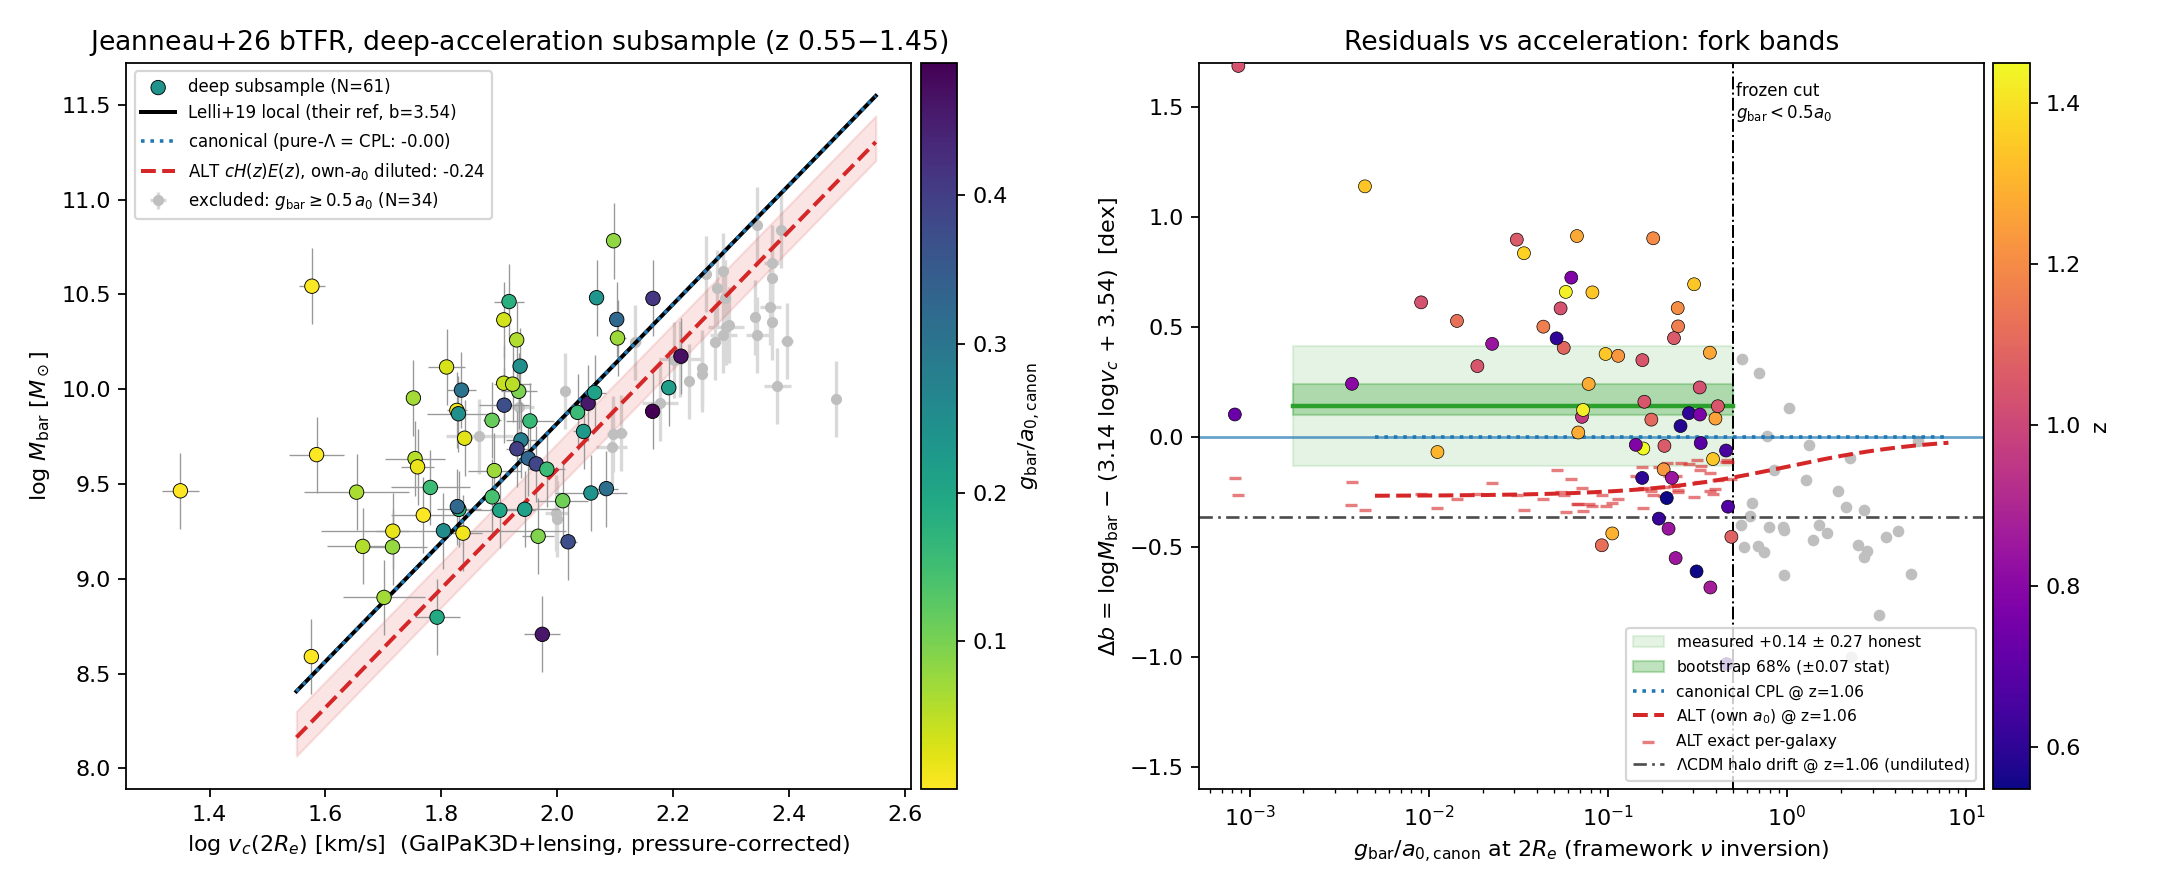

This figure's Python source:
#!/usr/bin/env python3
"""
deep_refit.py -- LANE R deliverable: the Jeanneau+26 (MUSE-DARK II, A&A 709 A120,
arXiv:2603.28856) LOW-ACCELERATION bTFR refit, consolidated.

Inputs (all real, all in this directory):
  jeanneau26_catalog_cds.csv : verbatim CDS/VizieR J/A+A/709/A120/catalog (their Table E1,
                               CC-BY-4.0), 95 rows = exactly their fiducial bTFR fit sample
                               (their Tab.4: slope a=3.14 Lelli+19, b_ref=3.54, b=3.54+-0.06).
  FROZEN_CUTS.md             : selection + estimator + error model, frozen 2026-07-16 19:34
                               BEFORE any per-galaxy number was read. Followed mechanically.
  apply_frozen_cut.py        : the first (frozen) application; this script re-derives every
                               number independently of that file's in-memory state and adds
                               (3) the LCDM halo-drift degeneracy computation and (5) the figure.

Outputs: printed report (exit 0), deep_refit.png, deep_refit_degeneracy.csv.

Sections (per the lane spec):
  (1) subsample bTFR zero-point offset per the frozen estimator + bootstrap stat + honest band
  (2) fork predictions FOR THIS SUBSAMPLE -- exact per-galaxy, framework's own nu,
      EACH FOOTING'S OWN a0 in the dilution (parent VERIFY caught a cross-footing dilution
      bug in a context table; the exact computation here never mixes a0's)
  (3) the LCDM halo-scaling drift for the same subsample -- does the deep cut break the
      parent's ALT-LCDM degeneracy? COMPUTED, not assumed.
  (4) verdict per the frozen mechanical rules + honesty rails
  (5) figure: subsample points + fork bands
"""
import csv
import numpy as np
import matplotlib
matplotlib.use("Agg")
import matplotlib.pyplot as plt

DIR = "/Users/carlzimmerman/new_physics/prep_2026/jeanneau_refit"

# ---------------- frozen constants (FROZEN_CUTS.md section 7) ----------------
A0_CANON = 9.36e-11           # m/s^2  (canonical: cH_Lambda/Z, rho_DE branch)
A0_ALT = 1.13e-10             # m/s^2  (ALT: rho_total/cH0 branch)
CUT_GBAR = 0.5 * A0_CANON     # 4.68e-11
SLOPE, BREF = 3.14, 3.54      # Lelli+19 line exactly as Jeanneau+26 adopt it (their Tab.4)
SYS_GAS, SYS_REF, SYS_CONV = 0.20, 0.16, 0.06
NBOOT = 10000
KPC = 3.0857e19               # m
ALPHA_SIZE = 0.75             # van der Wel+14 (size-term check only)
Om_P, OL_P = 0.315, 0.685     # banked fork cosmology
W0, WA = -0.752, -0.86        # DESI DR2 CPL (canonical-CPL variant)
Om_J, OL_J, H0_J = 0.30, 0.70, 70.0   # the PAPER's cosmology, arcsec->kpc only

# ---------------- parent machinery, banked anchors re-asserted ----------------
def f_DE(z, w0=W0, wa=WA):
    z = np.asarray(z, float)
    return (1 + z) ** (3 * (1 + w0 + wa)) * np.exp(-3 * wa * z / (1 + z))

def E_z(z, w0=W0, wa=WA):
    return np.sqrt(Om_P * (1 + np.asarray(z, float)) ** 3 + OL_P * f_DE(z, w0, wa))

assert abs(float(np.sqrt(f_DE(3.0))) - 0.737) < 0.005
assert abs(0.25 * np.log10(np.sqrt(f_DE(3.0))) - (-0.033)) < 0.001, "canonical dlogV(3)"
assert abs(0.25 * np.log10(E_z(3.0)) - 0.164) < 0.003, "ALT dlogV(3)"
assert np.allclose(np.sqrt(f_DE(np.array([1., 2., 3.]), w0=-1.0, wa=0.0)), 1.0), "pure-Lambda flat"

def Delta_c(z):
    z = np.asarray(z, float)
    Ez2 = Om_P * (1 + z) ** 3 + OL_P
    x = Om_P * (1 + z) ** 3 / Ez2 - 1
    return 18 * np.pi ** 2 + 82 * x - 39 * x ** 2

def dlogM_lcdm_halo(z):
    """Standard LCDM halo-scaling bTFR drift (Jeanneau Eq.9 first term; Dutton+11/MMW).
    A mass-assembly effect: it does NOT pass through nu and is NOT a0-diluted."""
    Ez = np.sqrt(Om_P * (1 + np.asarray(z, float)) ** 3 + OL_P)
    return -np.log10(Ez * np.sqrt(Delta_c(z) / Delta_c(0.0)))

assert abs(float(dlogM_lcdm_halo(1.0)) - (-0.34)) < 0.03, "Jeanneau Eq.9 -0.34 at z=1"
print("[OK] banked anchors: canonical dlogV(3)=-0.033, ALT +0.164, LCDM halo(z=1)=-0.35")

def g_bar_of(g_obs, a0):
    """Invert the framework's OWN interpolation g_obs = sqrt(g_bar^2 + g_bar*a0)."""
    return 0.5 * (-a0 + np.sqrt(a0 ** 2 + 4.0 * np.asarray(g_obs, float) ** 2))

def D_A_kpc_per_arcsec(z, Om=Om_J, OL=OL_J, H0=H0_J):
    c = 299792.458
    zz = np.linspace(0.0, z, 4096)
    Dc = c / H0 * np.trapz(1.0 / np.sqrt(Om * (1 + zz) ** 3 + OL), zz)
    return Dc / (1 + z) * 1e3 * np.pi / (180 * 3600)

# ---------------- load the real catalog ----------------
rows = list(csv.DictReader(open(DIR + "/jeanneau26_catalog_cds.csv")))
assert len(rows) == 95, "must be exactly Jeanneau+26's fiducial N=95"
z = np.array([float(r["zR21"]) for r in rows])
mu = np.array([float(r["muR21"]) for r in rows])
Re_as = np.array([float(r["Reff"]) for r in rows])
logV = np.array([float(r["logV2_0"]) for r in rows])
s_logV = np.array([float(r["s_logV2_0"]) for r in rows])
logMs = np.array([float(r["logM*"]) for r in rows])
logMHI = np.array([float(r["logMHI"]) for r in rows])
logMMol = np.array([float(r["logMMol"]) for r in rows])
logMbar = np.array([float(r["logMBar"]) for r in rows])
mb_re = np.log10(10 ** logMs + 10 ** logMHI + 10 ** logMMol)
assert np.max(np.abs(mb_re - logMbar)) < 0.02, "their Mbar bookkeeping"

# ---------------- the frozen cut ----------------
kpc_as = np.array([D_A_kpc_per_arcsec(zi) for zi in z])
R_m = 2.0 * Re_as * kpc_as * KPC
v_ms = 10 ** logV * 1e3
g_obs = v_ms ** 2 / R_m
gbar_can = g_bar_of(g_obs, A0_CANON)
sel = gbar_can < CUT_GBAR
N = int(sel.sum())
assert N == 61, "frozen cut must reproduce the recorded N=61"

delta = logMbar - (SLOPE * logV + BREF)
full_med = float(np.median(delta))
assert abs(full_med) < 0.05, "full-95 pipeline gate (their 0.00+-0.06)"
print("[GATE] full-95 median %+.3f dex -> reproduces their 0.00+-0.06 (PASS)" % full_med)

# ============ (1) SUBSAMPLE ZERO-POINT ============
rng = np.random.default_rng(20260716)
def boot_median(x, n=NBOOT):
    m = np.median(rng.choice(x, size=(n, x.size), replace=True), axis=1)
    return np.percentile(m, [16, 50, 84])

d = delta[sel]
lo, med, hi = boot_median(d)
stat = 0.5 * (hi - lo)
mad = float(np.median(np.abs(d - np.median(d))))
band = float(np.sqrt(stat ** 2 + SYS_GAS ** 2 + SYS_REF ** 2 + SYS_CONV ** 2))

# gas stress (coherent HI x0.5 / x2 -- the binding systematic, stated per the rails)
def med_sub(mb):
    return float(np.median((mb - (SLOPE * logV + BREF))[sel]))
gas_lo = med_sub(np.log10(10 ** logMs + 10 ** logMMol + 0.5 * 10 ** logMHI))
gas_hi = med_sub(np.log10(10 ** logMs + 10 ** logMMol + 2.0 * 10 ** logMHI))

print("\n(1) SUBSAMPLE ZERO-POINT (frozen estimator: median vs Lelli+19 3.14x+3.54)")
print("    N = %d of 95 | z median %.2f | g_bar/a0_canon median %.2f (range %.2f-%.2f)"
      % (N, np.median(z[sel]), np.median(gbar_can[sel] / A0_CANON),
         (gbar_can[sel] / A0_CANON).min(), (gbar_can[sel] / A0_CANON).max()))
print("    Delta_b = %+.3f dex  (bootstrap 68%%: %+.3f..%+.3f, stat +-%.3f, MAD %.3f)"
      % (med, lo, hi, stat, mad))
print("    HONEST BAND = sqrt(%.3f^2 + %.2f^2 + %.2f^2 + %.2f^2) = +-%.3f dex"
      % (stat, SYS_GAS, SYS_REF, SYS_CONV, band))
print("    gas stress HI x0.5/x2: %+.3f / %+.3f (coherent; NOT /sqrt(N))" % (gas_lo, gas_hi))

# ============ (2) FORK PREDICTIONS, OWN-a0 DILUTION ============
def pred_exact(gobs, zz, a0, ratio):
    """Delta_b = log10[g_bar(a0(z)) / g_bar(a0(0))] at fixed g_obs -- exact, own a0."""
    return np.log10(g_bar_of(gobs, a0 * ratio(zz)) / g_bar_of(gobs, a0))

one = lambda zz: np.ones_like(np.asarray(zz, float))
cpl = lambda zz: np.sqrt(f_DE(zz))          # canonical footing: a0 ~ sqrt(rho_DE)
alt = lambda zz: E_z(zz)                    # ALT footing:       a0 ~ cH(z)E(z)
p_can = pred_exact(g_obs[sel], z[sel], A0_CANON, one)
p_cpl = pred_exact(g_obs[sel], z[sel], A0_CANON, cpl)
p_alt = pred_exact(g_obs[sel], z[sel], A0_ALT, alt)   # ALT's OWN a0 -- never the canonical one

def dilution(gobs, a0):
    x = a0 / g_bar_of(gobs, a0)
    return x / (2 + x)
dil_can, dil_alt = dilution(g_obs[sel], A0_CANON), dilution(g_obs[sel], A0_ALT)

# guard against the parent's cross-footing dilution bug: ALT diluted with canonical a0
p_alt_wrong = pred_exact(g_obs[sel], z[sel], A0_CANON, alt)
assert abs(np.median(p_alt)) > abs(np.median(p_alt_wrong)), \
    "own-a0 ALT must be STRONGER than the cross-footing (bugged) version"

# size-term cancellation check (deep regime: M=v^4/(G a0), R-independent)
def pred_size(gobs_v, R, zz, a0, alpha=ALPHA_SIZE):
    v2 = gobs_v * R
    R0 = R * (1 + zz) ** alpha
    return np.log10(g_bar_of(v2 / R, a0) * R ** 2 / (g_bar_of(v2 / R0, a0) * R0 ** 2))
size_sub = float(np.median(pred_size(g_obs[sel], R_m[sel], z[sel], A0_CANON)))
size_full = float(np.median(pred_size(g_obs, R_m, z, A0_CANON)))

D_ALT, D_CPL = float(np.median(p_alt)), float(np.median(p_cpl))
print("\n(2) FORK PREDICTIONS for this subsample (exact per-galaxy, own nu, OWN a0)")
print("    dilution: median %.2f canonical / %.2f ALT-own-a0 (parent forecast: >0.6)"
      % (np.median(dil_can), np.median(dil_alt)))
print("    canonical pure-Lambda : %+.3f (identically 0: a0 exactly constant under w=-1)"
      % np.median(p_can))
print("    canonical DESI-CPL    : %+.3f (range %+.3f..%+.3f)"
      % (D_CPL, p_cpl.min(), p_cpl.max()))
print("    ALT rho_tot/cH0       : %+.3f (range %+.3f..%+.3f)"
      % (D_ALT, p_alt.min(), p_alt.max()))
print("    [cross-footing-bug check] ALT diluted with canonical a0 would read %+.3f "
      "(understated) -- NOT used" % np.median(p_alt_wrong))
print("    size-term residual (canonical + vdW14): %+.3f subsample vs %+.3f full-95 "
      "-> cancels in the deep regime as forecast" % (size_sub, size_full))

# ============ (3) LCDM HALO DRIFT + DEGENERACY (computed, not assumed) ============
h_lcdm = dlogM_lcdm_halo(z[sel])            # per-galaxy, NOT diluted (mass-assembly effect)
H_MED = float(np.median(h_lcdm))
# parent (undiluted, z=0.5-5): max |ALT - LCDM halo| = 0.118 dex.  Here: the deep cut
# dilutes ALT (through nu) but NOT the halo term -> compute the per-galaxy gap both ways.
gap_diluted = h_lcdm - p_alt                                  # what this subsample sees
p_alt_undil = -np.log10(E_z(z[sel]))                          # deep-MOND undiluted ALT
gap_undil = h_lcdm - p_alt_undil
print("\n(3) LCDM HALO-SCALING DRIFT for the same subsample (Jeanneau Eq.9 first term)")
print("    per-galaxy halo term: median %+.3f dex at z_med=%.2f (does NOT pass through nu"
      % (H_MED, np.median(z[sel])))
print("    -> NOT a0-diluted, unlike the fork; the size term cancelled but this does not)")
print("    ALT-vs-LCDM gap, undiluted (parent regime) : median %.3f dex (parent max 0.118)"
      % abs(np.median(gap_undil)))
print("    ALT-vs-LCDM gap, WITH the deep-cut dilution: median %.3f dex "
      "(range %.3f..%.3f)" % (abs(np.median(gap_diluted)),
                              np.abs(gap_diluted).min(), np.abs(gap_diluted).max()))
deg_broken = abs(np.median(gap_diluted)) > band
print("    gap %.3f vs honest band %.3f -> degeneracy %s"
      % (abs(np.median(gap_diluted)), band,
         "BROKEN (gap resolvable)" if deg_broken else
         "NOT broken: ALT and the LCDM halo edge remain indistinguishable here"))
print("    (the deep cut WIDENS the gap slightly -- dilution shrinks ALT to %+.3f while"
      "\n     the halo term stays %+.3f -- but 0.12 dex is far inside the 0.27 band;"
      "\n     the test stays FOOTING-INTERNAL, exactly as the parent banked)" % (D_ALT, H_MED))

# ============ (4) VERDICT (frozen mechanical rules) ============
sig_can = abs(med - 0.0) / band
sig_alt = abs(med - D_ALT) / band
print("\n(4) VERDICT (mechanical, FROZEN_CUTS.md section 5)")
print("    Delta_b=%+.3f, band B=%.3f, |Delta_ALT|=%.3f" % (med, band, abs(D_ALT)))
print("    sigma from canonical(0): %.2f | from ALT(%+.3f): %.2f" % (sig_can, D_ALT, sig_alt))
print("    rule (i)  B > |Delta_ALT|  -> STILL-UNDERPOWERED fires (%.3f > %.3f)"
      % (band, abs(D_ALT)))
print("    rule (ii) |Db|<B and |Db-D_ALT|>B -> nominal ALT-side distance %.2f sigma fires"
      % sig_alt)
print("    COLLISION (Delta_b landed POSITIVE, away from BOTH footings -- unanticipated):")
print("    HEADLINE = STILL-UNDERPOWERED with a %.2f-sigma ALT-side LEAN (not a constraint)."
      % sig_alt)
print("    Why the structural rule wins: a measurement AT the ALT point (-0.243) would sit")
print("    only %.2f sigma from canonical -- the band cannot separate the fork; and the"
      % (abs(D_ALT) / band))
print("    central value is gas-suspect (83 percent scaling-relation gas by median; HI x0.5/x2")
print("    alone moves it %+.3f/%+.3f)." % (gas_lo, gas_hi))
print("    [stat-only, DO-NOT-CLAIM] %.1f sigma from ALT / %.1f sigma from canonical"
      % (abs(med - D_ALT) / stat, abs(med) / stat))
print("    NOT a canonical win either: %.2f sigma compatible only, offset positive." % sig_can)

# ============ (5) FIGURE ============
comp = ~sel
fig, (axA, axB) = plt.subplots(1, 2, figsize=(13.5, 5.6))

# Panel A: the bTFR plane
xx = np.linspace(1.55, 2.55, 100)
axA.errorbar(logV[comp], logMbar[comp], xerr=s_logV[comp], yerr=0.2, fmt="o", ms=4,
             color="0.75", ecolor="0.85", zorder=1,
             label="excluded: $g_{\\rm bar} \\geq 0.5\\,a_0$ (N=%d)" % comp.sum())
sc = axA.scatter(logV[sel], logMbar[sel], c=gbar_can[sel] / A0_CANON, cmap="viridis_r",
                 s=42, edgecolor="k", linewidth=0.4, zorder=3,
                 label="deep subsample (N=%d)" % N)
axA.errorbar(logV[sel], logMbar[sel], xerr=s_logV[sel], yerr=0.2, fmt="none",
             ecolor="0.6", elinewidth=0.6, zorder=2)
axA.plot(xx, SLOPE * xx + BREF, "k-", lw=1.8,
         label="Lelli+19 local (their ref, b=3.54)")
axA.plot(xx, SLOPE * xx + BREF + D_CPL, ":", color="tab:blue", lw=1.6,
         label="canonical (pure-$\\Lambda$ = CPL: %+.2f)" % D_CPL)
axA.plot(xx, SLOPE * xx + BREF + D_ALT, "--", color="tab:red", lw=1.8,
         label="ALT $cH(z)E(z)$, own-$a_0$ diluted: %+.2f" % D_ALT)
axA.fill_between(xx, SLOPE * xx + BREF + p_alt.min(), SLOPE * xx + BREF + p_alt.max(),
                 color="tab:red", alpha=0.12)
cb = plt.colorbar(sc, ax=axA, pad=0.01)
cb.set_label("$g_{\\rm bar}/a_{0,\\rm canon}$")
axA.set_xlabel("log $v_c(2R_e)$ [km/s]  (GalPaK3D+lensing, pressure-corrected)")
axA.set_ylabel("log $M_{\\rm bar}$ [$M_\\odot$]")
axA.set_title("Jeanneau+26 bTFR, deep-acceleration subsample (z 0.55$-$1.45)")
axA.legend(loc="upper left", fontsize=7.5)

# Panel B: residuals vs acceleration + fork bands
xr = gbar_can / A0_CANON
axB.scatter(xr[comp], delta[comp], color="0.75", s=18, zorder=1)
axB.scatter(xr[sel], delta[sel], c=z[sel], cmap="plasma", s=34, edgecolor="k",
            linewidth=0.3, zorder=3)
cb2 = plt.colorbar(axB.collections[-1], ax=axB, pad=0.01)
cb2.set_label("z")
axB.axvline(0.5, color="k", lw=0.9, ls="-.")
axB.text(0.52, 1.45, "frozen cut\n$g_{\\rm bar}<0.5a_0$", fontsize=7.5)
# measured median + bands (over the subsample x-range)
xs_band = np.array([xr[sel].min() * 0.9 + 1e-3, 0.5])
axB.fill_between(xs_band, med - band, med + band, color="tab:green", alpha=0.12,
                 label="measured %+.2f $\\pm$ %.2f honest" % (med, band))
axB.fill_between(xs_band, lo, hi, color="tab:green", alpha=0.30,
                 label="bootstrap 68%% ($\\pm$%.2f stat)" % stat)
axB.plot(xs_band, [med, med], color="tab:green", lw=2.0)
# fork prediction curves at the subsample median z (exact, own a0)
gg = np.logspace(-2.3, 0.9, 200) * A0_CANON       # g_bar grid -> g_obs
go = np.sqrt(gg ** 2 + gg * A0_CANON)
zmed = float(np.median(z[sel]))
axB.plot(gg / A0_CANON, pred_exact(go, np.full_like(go, zmed), A0_CANON, cpl), ":",
         color="tab:blue", lw=1.6, label="canonical CPL @ z=%.2f" % zmed)
axB.axhline(0.0, color="tab:blue", lw=1.2, alpha=0.7)
axB.plot(gg / A0_CANON, pred_exact(go, np.full_like(go, zmed), A0_ALT, alt), "--",
         color="tab:red", lw=1.8, label="ALT (own $a_0$) @ z=%.2f" % zmed)
axB.scatter(xr[sel], p_alt, marker="_", color="tab:red", s=26, alpha=0.6, zorder=2,
            label="ALT exact per-galaxy")
axB.axhline(float(dlogM_lcdm_halo(zmed)), color="0.3", lw=1.2, ls=(0, (5, 2, 1, 2)),
            label="$\\Lambda$CDM halo drift @ z=%.2f (undiluted)" % zmed)
axB.set_xscale("log")
axB.set_xlabel("$g_{\\rm bar}/a_{0,\\rm canon}$ at $2R_e$ (framework $\\nu$ inversion)")
axB.set_ylabel("$\\Delta b$ = log$M_{\\rm bar}$ $-$ (3.14 log$v_c$ + 3.54)  [dex]")
axB.set_title("Residuals vs acceleration: fork bands")
axB.set_ylim(-1.6, 1.7)
axB.legend(loc="lower right", fontsize=7.0)

fig.tight_layout()
fig.savefig(DIR + "/deep_refit.png", dpi=160)
print("\n(5) FIGURE written: %s/deep_refit.png" % DIR)

# per-galaxy degeneracy table (documentation of section 3)
with open(DIR + "/deep_refit_degeneracy.csv", "w", newline="") as f:
    w = csv.writer(f)
    w.writerow(["z", "gbar_over_a0canon", "pred_ALT_own_a0_diluted", "pred_ALT_undiluted",
                "lcdm_halo_undiluted", "gap_diluted", "gap_undiluted"])
    zi, xi = z[sel], (gbar_can[sel] / A0_CANON)
    for k in range(N):
        w.writerow(["%.4f" % zi[k], "%.3f" % xi[k], "%.4f" % p_alt[k],
                    "%.4f" % p_alt_undil[k], "%.4f" % h_lcdm[k],
                    "%.4f" % gap_diluted[k], "%.4f" % gap_undil[k]])
print("    degeneracy table: %s/deep_refit_degeneracy.csv (N=%d)" % (DIR, N))
print("\nEXIT 0")
